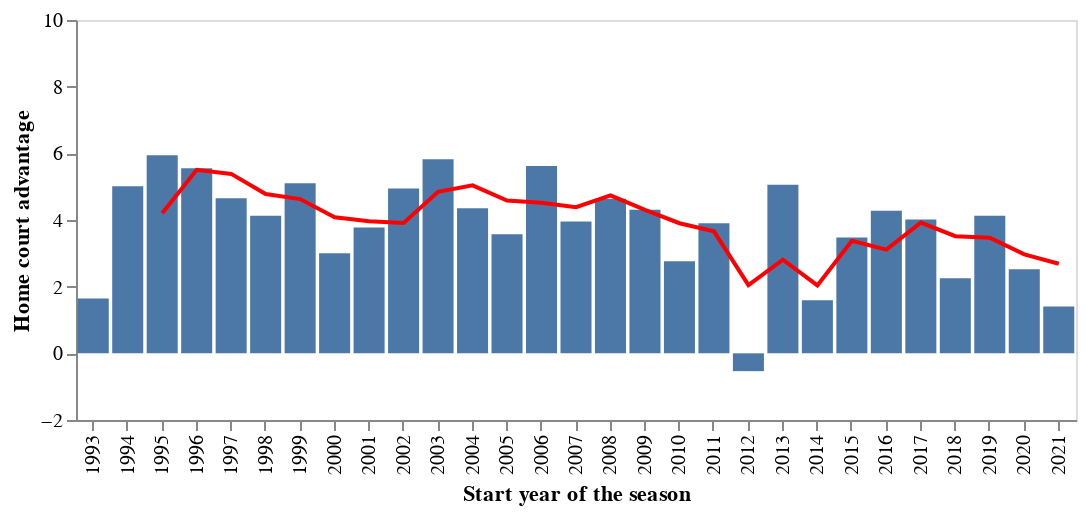

Notebook source saved alongside this figure:
### Code cell
c1 = alt.Chart(adv_df).mark_bar().encode(
    x=alt.X("start-year:O", title="Start year of the season"),
    y=alt.Y("home-advantage", title="Home court advantage", axis=alt.Axis(grid=False), scale=alt.Scale(domain=(-2, 10)))
)

c2 = alt.Chart(adv_df).mark_line(color="red").encode(
    x=alt.X("start-year:O", title="Start year of the season"),
    y=alt.Y("rolling-advantage", title="Home court advantage", axis=alt.Axis(grid=False), scale=alt.Scale(domain=(-2, 10)))
)

c = (c1 + c2).properties(width=500, height=200)
c

### Figure 1 — Vega-Lite specification as saved in the notebook (floating-point values rounded to 4 significant figures)
{"config": {"view": {"continuousWidth": 400, "continuousHeight": 300}}, "layer": [{"mark": "bar", "encoding": {"x": {"field": "start-year", "title": "Start year of the season", "type": "ordinal"}, "y": {"axis": {"grid": false}, "field": "home-advantage", "scale": {"domain": [-2, 10]}, "title": "Home court advantage", "type": "quantitative"}}}, {"mark": {"type": "line", "color": "red"}, "encoding": {"x": {"field": "start-year", "title": "Start year of the season", "type": "ordinal"}, "y": {"axis": {"grid": false}, "field": "rolling-advantage", "scale": {"domain": [-2, 10]}, "title": "Home court advantage", "type": "quantitative"}}}], "data": {"name": "data-b83a5544d313a171346d52107d2bc58f"}, "height": 200, "width": 500, "$schema": "https://vega.github.io/schema/vega-lite/v4.17.0.json", "datasets": {"data-b83a5544d313a171346d52107d2bc58f": [{"start-year": "1993", "home-advantage": 1.645, "rolling-advantage": null}, {"start-year": "1994", "home-advantage": 5.013, "rolling-advantage": null}, {"start-year": "1995", "home-advantage": 5.944, "rolling-advantage": 4.201}, {"start-year": "1996", "home-advantage": 5.554, "rolling-advantage": 5.504}, {"start-year": "1997", "home-advantage": 4.651, "rolling-advantage": 5.383}, {"start-year": "1998", "home-advantage": 4.129, "rolling-advantage": 4.778}, {"start-year": "1999", "home-advantage": 5.102, "rolling-advantage": 4.628}, {"start-year": "2000", "home-advantage": 3.006, "rolling-advantage": 4.079}, {"start-year": "2001", "home-advantage": 3.777, "rolling-advantage": 3.962}, {"start-year": "2002", "home-advantage": 4.945, "rolling-advantage": 3.909}, {"start-year": "2003", "home-advantage": 5.821, "rolling-advantage": 4.848}, {"start-year": "2004", "home-advantage": 4.352, "rolling-advantage": 5.039}, {"start-year": "2005", "home-advantage": 3.575, "rolling-advantage": 4.583}, {"start-year": "2006", "home-advantage": 5.624, "rolling-advantage": 4.517}, {"start-year": "2007", "home-advantage": 3.955, "rolling-advantage": 4.385}, {"start-year": "2008", "home-advantage": 4.639, "rolling-advantage": 4.739}, {"start-year": "2009", "home-advantage": 4.309, "rolling-advantage": 4.301}, {"start-year": "2010", "home-advantage": 2.761, "rolling-advantage": 3.903}, {"start-year": "2011", "home-advantage": 3.906, "rolling-advantage": 3.659}, {"start-year": "2012", "home-advantage": -0.5344, "rolling-advantage": 2.044}, {"start-year": "2013", "home-advantage": 5.058, "rolling-advantage": 2.81}, {"start-year": "2014", "home-advantage": 1.59, "rolling-advantage": 2.038}, {"start-year": "2015", "home-advantage": 3.474, "rolling-advantage": 3.374}, {"start-year": "2016", "home-advantage": 4.275, "rolling-advantage": 3.113}, {"start-year": "2017", "home-advantage": 4.014, "rolling-advantage": 3.921}, {"start-year": "2018", "home-advantage": 2.254, "rolling-advantage": 3.514}, {"start-year": "2019", "home-advantage": 4.128, "rolling-advantage": 3.465}, {"start-year": "2020", "home-advantage": 2.526, "rolling-advantage": 2.97}, {"start-year": "2021", "home-advantage": 1.406, "rolling-advantage": 2.687}]}}
